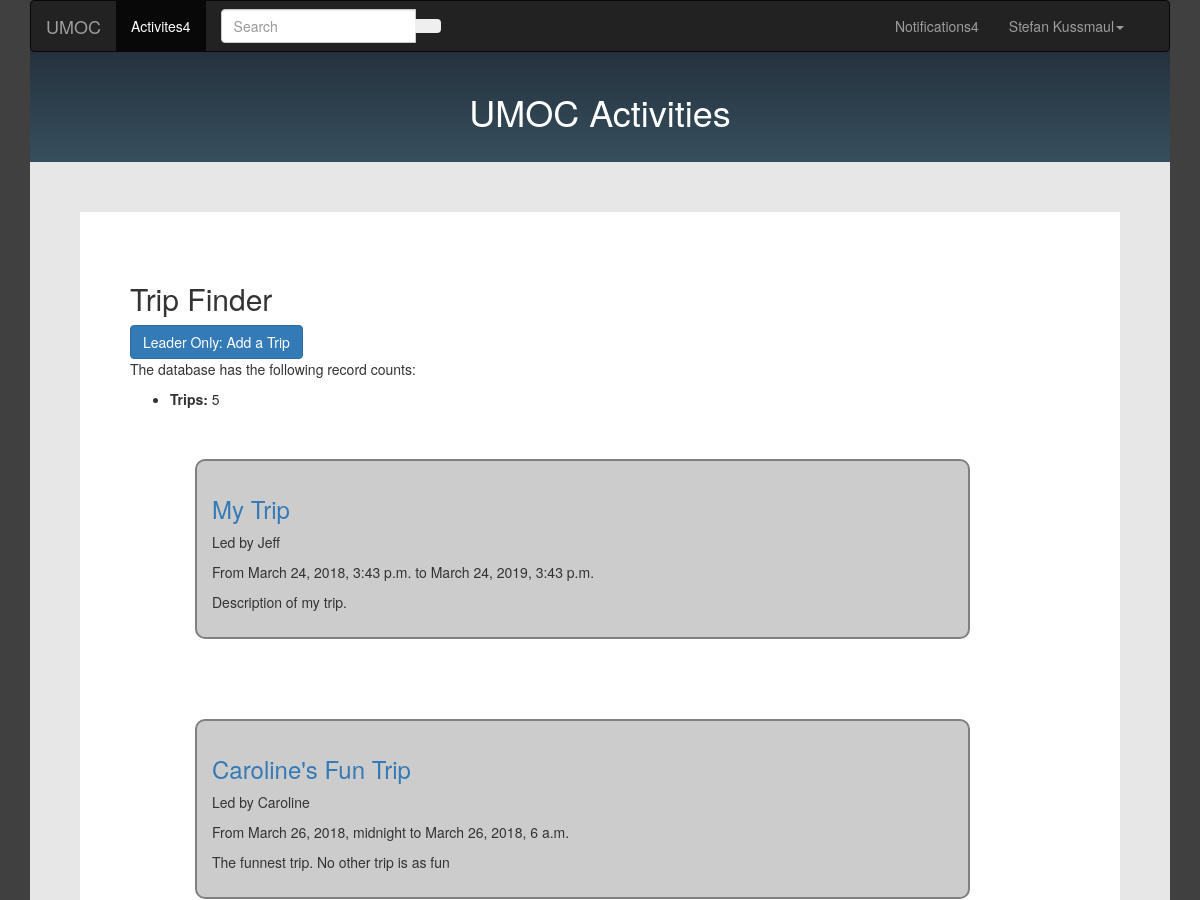
Page /dashboard/ (upper part) on the earlier database version.
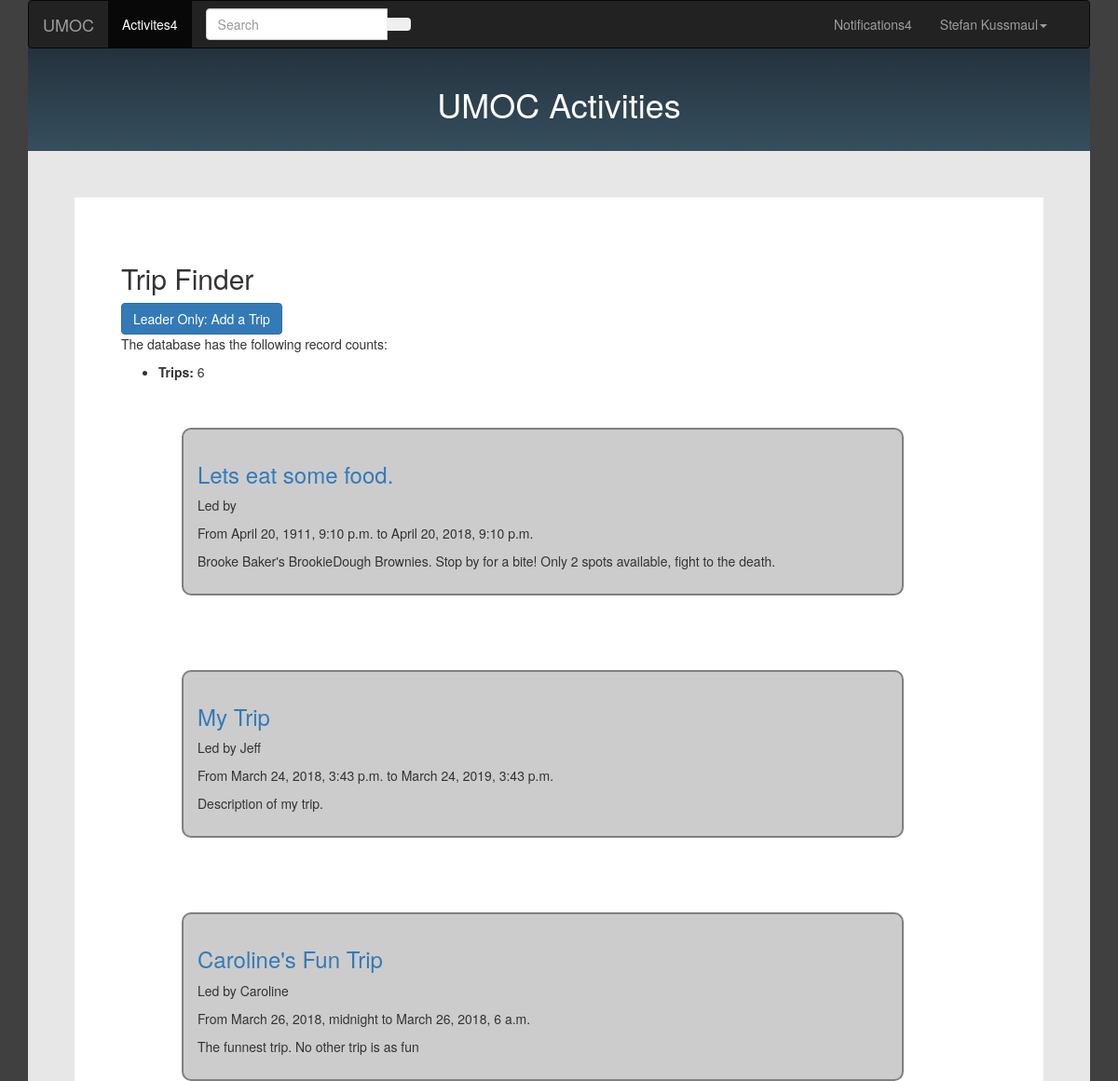
Same page on the later database version.
### umoc/models.py (models this page shows, shortened)
class Trip(models.Model):
	name = models.CharField(max_length=20, help_text='Enter Trip Name')
	description = models.TextField(help_text='Enter description and informatin for trip')
	num_seats = models.PositiveSmallIntegerField(verbose_name='Number of Seats', help_text='Enter number of seats available for the trip')
	thumbnail = models.ImageField(help_text='Upload an image to show alongside this trip')
	start_time = models.DateTimeField(help_text='Select Start Time of the Trip')
	end_time = models.DateTimeField(help_text='Select End Time of the Trip')
	cancelled = models.BooleanField(default=False, help_text='Click to Cancel')
	TAGS = (
		('r', 'Rock Climbing'),
		('h', 'Hiking'),
		('s', 'Ski and Board'),
		('sk', 'Skiing'),
		('sn', 'Snowboarding'),
		('c', 'Cabin Trip'),
	)
	tag = models.CharField(max_length=2, choices=TAGS, blank=True, help_text='Select a tag to help classify this trip')
	leader = models.ForeignKey(User, on_delete=models.SET_NULL, null=True, help_text='Select a user to be in charge of organizing and leading this trip', verbose_name='Trip Leader/Organizer', related_name='trip_leader') # NOTE: NOT SURE IF ON_DELETE AND NULL ARE SET AS WE WANT
	participants = models.ManyToManyField(User, help_text='Select users who are signed up to go on the trip') # TODO: VALIDATE IT IS LESS THAN NUM_SEATS. Also, figure out if this works.
	class Meta:
		ordering = ['start_time']
	def get_absolute_url(self):
		return reverse('trip_info', args=[str(self.id)])

class User(models.Model):
	first_name = models.CharField(max_length=20, help_text='Enter your first name', verbose_name='First Name')
	last_name = models.CharField(max_length=20, help_text='Enter your last name', verbose_name='Last Name')
	dob = models.DateField(verbose_name='Date of Birth', help_text='Enter your birth date in the format "YYYY-MM-DD"')
	email = models.EmailField(max_length=30, unique=True, help_text='Enter your email address')
	password = models.CharField(max_length=20) # TODO: store safely using dedicated authentication
	profile_img = models.ImageField(verbose_name='Profile Image', upload_to=profile_directory_path)
	phone_num = models.CharField(max_length=10, verbose_name='Phone Number', validators=[phone_regex])
	contact_name = models.CharField(max_length=40, help_text='Enter name of an emergency contact', blank=True)
	contact_phone = models.CharField(max_length=10, verbose_name='Contact Phone Number', help_text='Enter phone number for emergency contact', validators=[phone_regex], blank=True)
	can_comment = models.BooleanField(help_text='Set whether user can leave comments on trips', default=True)
	can_join_trip = models.BooleanField(help_text='Allow user to sign up for trips?', default=False)
	ADMIN_LEVELS = (
		('u', 'User'),
		('l', 'Leader'),
		('a', 'Admin'),
	)
	admin_level = models.CharField(max_length=1, choices=ADMIN_LEVELS, default='u')
	class Meta:
		ordering = ['last_name', 'first_name', 'admin_level']

### umoc/views.py (the view)
# urls.py: path('dashboard/', views.TripListView.as_view(), name='dashboard'),
class TripListView(generic.ListView):
	model = Trip
	template_name = 'dashboard.html'  # Specify your own template name/location
	num_trips=Trip.objects.all().count()
	def get_context_data(self, **kwargs):
		context = super(TripListView, self).get_context_data(**kwargs)
		context['some_data'] = 'This is just some data'
		context['count'] = self.get_queryset().count()
		user = User.objects.filter(first_name__exact='Stefan')[0]
		notifications = user.notification_set.all()
		context['user'] = user
		context['notifications'] = notifications
		return context

### umoc/templates/dashboard.html (shortened to what this page needs)
{% extends "template.html" %}
{% block content %}
{% load static %}
<link rel="stylesheet" href="{% static 'css/dashboard.css' %}">
<div id="headingbox"><h1>UMOC Activities</h1></div>
<body>
<div id="form">
	<div id = "wrapper">
		<div id = "white_form">
				<h2>Trip Finder</h2>
				<a href = "{% url 'admin_trip_planner'%}">
					<button type="button" class="btn btn-primary">
						Leader Only: Add a Trip
					</button>
				</a>
				<p>The database has the following record counts:</p>
				<ul>
					<li><strong>Trips:</strong> {{ count }}</li>
				</ul>
				{% if trip_list %}
					<ul>
						{% for trip in trip_list %}
							<div class = "row">
							<div class = "col-md-10" id = "trip_widget">
								<h3>
									<a href="{{ trip.get_absolute_url }}">{{ trip.name }} </a>
								</h3>
								<p>Led by {{ trip.leader.first_name }}</p>
								<p>From {{ trip.start_time }} to {{ trip.end_time }}</p>
								<p>{{ trip.description }}</p>
							</div>
							</div>
						{% endfor %}
					</ul>
				{% else %}
					<p>There are no trips in the database.</p>
				{% endif %}
		</div>
	</div>
</div>
</body>
{% endblock %}

Differences in the rows shown:
added Trip: name "Lets eat some food.", start_time "April 20, 1911, 9:10 p.m.", end_time "April 20, 2018, 9:10 p.m.", description "Brooke Baker's BrookieDough Brownies. Stop by for a bite! Only 2 spots available, fight to the death."
Other differences:
{{ count }}: "5" → "6"
